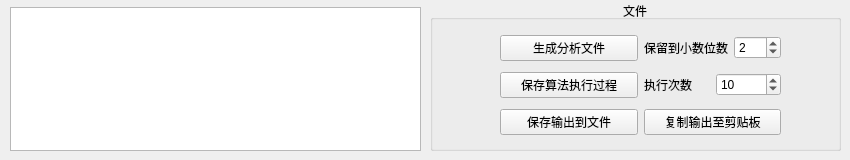
         <widget class="QWidget" name="Tab1">
          <attribute name="title">
           <string>输出</string>
          </attribute>
          <widget class="QTextEdit" name="PathOutput">
           <property name="geometry">
            <rect>
             <x>10</x>
             <y>7</y>
             <width>411</width>
             <height>144</height>
            </rect>
           </property>
           <property name="sizePolicy">
            <sizepolicy hsizetype="Expanding" vsizetype="Expanding">
             <horstretch>0</horstretch>
             <verstretch>0</verstretch>
            </sizepolicy>
           </property>
          </widget>
          <widget class="QGroupBox" name="groupBox_5">
           <property name="geometry">
            <rect>
             <x>430</x>
             <y>0</y>
             <width>411</width>
             <height>151</height>
            </rect>
           </property>
           <property name="title">
            <string>文件</string>
           </property>
           <property name="alignment">
            <set>Qt::AlignCenter</set>
           </property>
           <widget class="QWidget" name="layoutWidget">
            <property name="geometry">
             <rect>
              <x>70</x>
              <y>30</y>
              <width>281</width>
              <height>113</height>
             </rect>
            </property>
            <layout class="QVBoxLayout" name="verticalLayout_11">
             <item>
              <layout class="QHBoxLayout" name="horizontalLayout_28">
               <item>
                <widget class="QPushButton" name="crateGraphAnalyseFile">
                 <property name="text">
                  <string>生成分析文件</string>
                 </property>
                </widget>
               </item>
               <item>
                <layout class="QHBoxLayout" name="horizontalLayout_27">
                 <item>
                  <widget class="QLabel" name="label_3">
                   <property name="text">
                    <string>保留到小数位数</string>
                   </property>
                  </widget>
                 </item>
                 <item>
                  <widget class="QSpinBox" name="decimalDigits">
                   <property name="maximum">
                    <number>15</number>
                   </property>
                   <property name="value">
                    <number>2</number>
                   </property>
                  </widget>
                 </item>
                </layout>
               </item>
              </layout>
             </item>
             <item>
              <layout class="QHBoxLayout" name="horizontalLayout_32">
               <item>
                <widget class="QPushButton" name="saveProgress">
                 <property name="text">
                  <string>保存算法执行过程</string>
                 </property>
                </widget>
               </item>
               <item>
                <layout class="QHBoxLayout" name="horizontalLayout_31">
                 <item>
                  <widget class="QLabel" name="label_13">
                   <property name="text">
                    <string>执行次数</string>
                   </property>
                  </widget>
                 </item>
                 <item>
                  <widget class="QSpinBox" name="excuseTimes">
                   <property name="minimum">
                    <number>1</number>
                   </property>
                   <property name="maximum">
                    <number>1000</number>
                   </property>
                   <property name="singleStep">
                    <number>10</number>
                   </property>
                   <property name="value">
                    <number>10</number>
                   </property>
                  </widget>
                 </item>
                </layout>
               </item>
              </layout>
             </item>
             <item>
              <layout class="QHBoxLayout" name="horizontalLayout_29">
               <item>
                <widget class="QPushButton" name="saveOutput">
                 <property name="text">
                  <string>保存输出到文件</string>
                 </property>
                </widget>
               </item>
               <item>
                <widget class="QPushButton" name="copyOutput">
                 <property name="text">
                  <string>复制输出至剪贴板</string>
                 </property>
                </widget>
               </item>
              </layout>
             </item>
            </layout>
           </widget>
          </widget>
         </widget>
